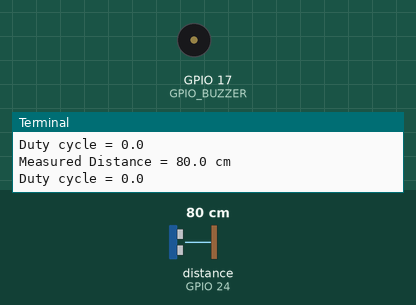
Simulated run of this program. Board: Raspberry Pi (BCM pin numbers). Parts: buzzer (waves = sounding), the last lines printed to the terminal. Inputs (shaded band) come from the test bench; at power-on: distance to the obstacle (sensor on GPIO 24) 80 cm. The echo pulse lasts 58.3 µs per cm; the clock reads 2024-03-15 10:24:30 at power-on unless the program sets it.

Above: at 1.2 s.
1.3 s: distance to the obstacle (sensor on GPIO 24) set to 53 cm
3.2 s: distance to the obstacle (sensor on GPIO 24) set to 47 cm
At 5.1 s:
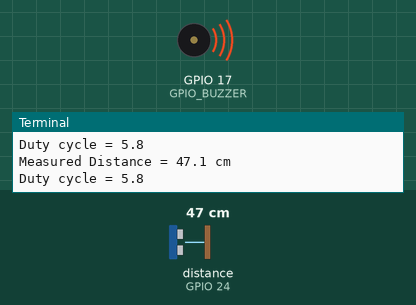
Timing chart, 0 to 6.6 s (numbered marks = the images above; inputs shaded):
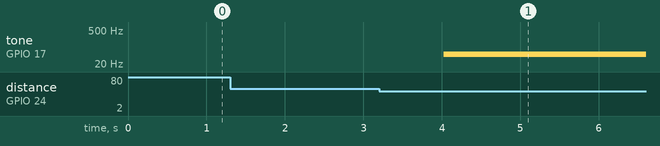

Measured:
- the behaviour switches between 50 and 49 cm on distance to the obstacle (sensor on GPIO 24) (found by bisection; images 0 and 1)
- after the input at 3.2 s, tone on GPIO 17 (GPIO_BUZZER): silent → 50 Hz after 0.82 s

The program:

pwm_buzzer.py
```python
import RPi.GPIO as GPIO
import time

THRESHOLD = 50 # buzzer active when the distance is less than the THRESHOLD
GPIO.setmode(GPIO.BCM)

#set GPIO Pins
GPIO_TRIGGER = 18
GPIO_ECHO = 24
GPIO_BUZZER = 17

#set GPIO direction (IN / OUT)
GPIO.setup(GPIO_TRIGGER, GPIO.OUT)
GPIO.setup(GPIO_ECHO, GPIO.IN)
GPIO.setup(GPIO_BUZZER, GPIO.OUT)

p = GPIO.PWM(GPIO_BUZZER, 50)
p.start(0)

def distance():
    # set Trigger to HIGH
    GPIO.output(GPIO_TRIGGER, True)

    # set Trigger after 0.01ms to LOW
    time.sleep(0.00001)
    GPIO.output(GPIO_TRIGGER, False)

    StartTime = time.time()
    StopTime = time.time()

    # save StartTime
    while GPIO.input(GPIO_ECHO) == 0:
        StartTime = time.time()

    # save time of arrival
    while GPIO.input(GPIO_ECHO) == 1:
        StopTime = time.time()

    # time difference between start and arrival
    TimeElapsed = StopTime - StartTime
    # multiply with the sonic speed (34300 cm/s)
    # and divide by 2, because there and back
    distance = (TimeElapsed * 34300) / 2

    return distance

if __name__ == '__main__':
    try:
        while True:
            dist = distance()
            if dist < THRESHOLD:
                cycle = (THRESHOLD - dist) / THRESHOLD * 100
            else: # if distance greater than threshold, make no sound
                cycle = 0
            p.ChangeDutyCycle(cycle)
            print ("Measured Distance = %.1f cm" % dist)
            print("Duty cycle = %.1f" % cycle)
            time.sleep(1)
        # Reset by pressing CTRL + C
    except KeyboardInterrupt:
        print("Measurement stopped by User")
        p.stop()
        GPIO.cleanup()
```
